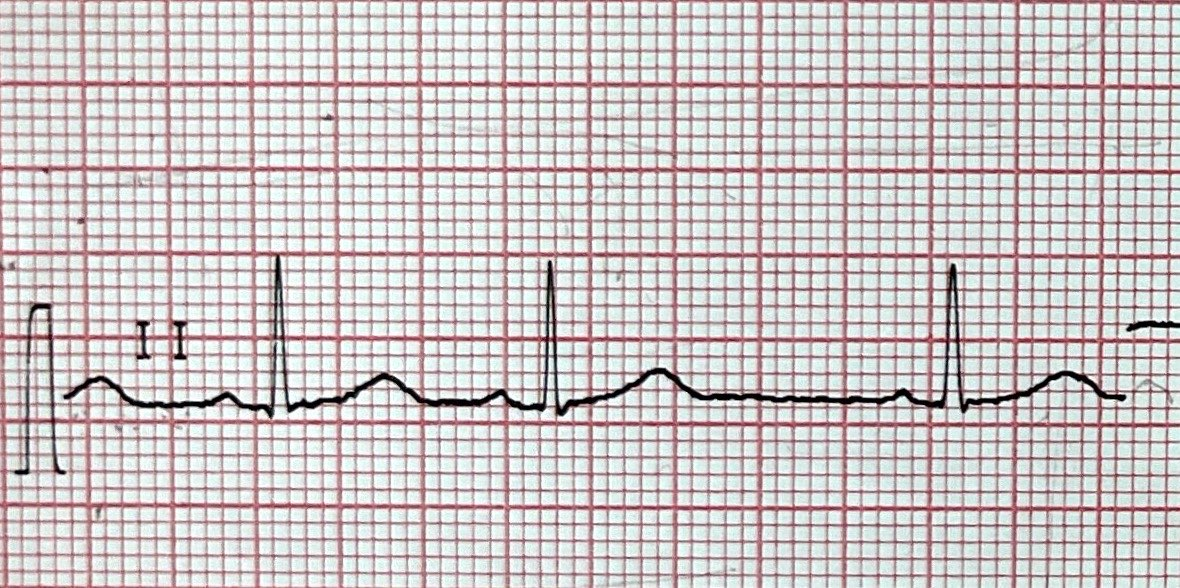
#> input picture img/default.jpg, 1180 x 588 px
$ python -i rectangle.py   (imports and definitions only)
#> lines starting #> are read from the running program, lines starting #| are printed output that depends on the picture; after the words box and inside, x2 and y2 are one past the last pixel; in counts of white or black regions, pixels touching at a corner belong together
import cv2

__all__ = []


def find_small_scale(image_path):
    # Read the input image
#> called with image_path = 'img/default.jpg'
    input_image = cv2.imread(image_path)
#> input_image is the input picture: shape (588, 1180, 3); mean B, G, R 197.8, 196.9, 204.6

    # Convert image to grayscale
    grayscale_image = cv2.cvtColor(input_image, cv2.COLOR_BGR2GRAY)
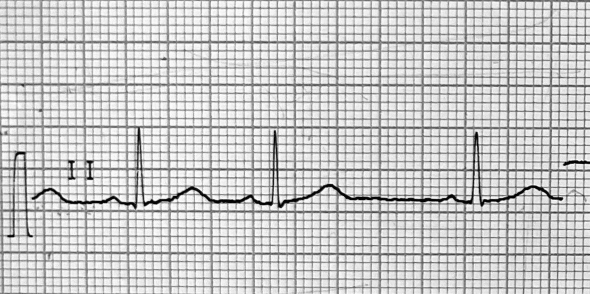
#> grayscale_image: shape (588, 1180) (shown at 1/2 size); min 0, max 255, mean 199.3

    # Convert to binary image
    _, binary_image = cv2.threshold(
        grayscale_image,
        150,
        255,
        cv2.THRESH_BINARY,
    )
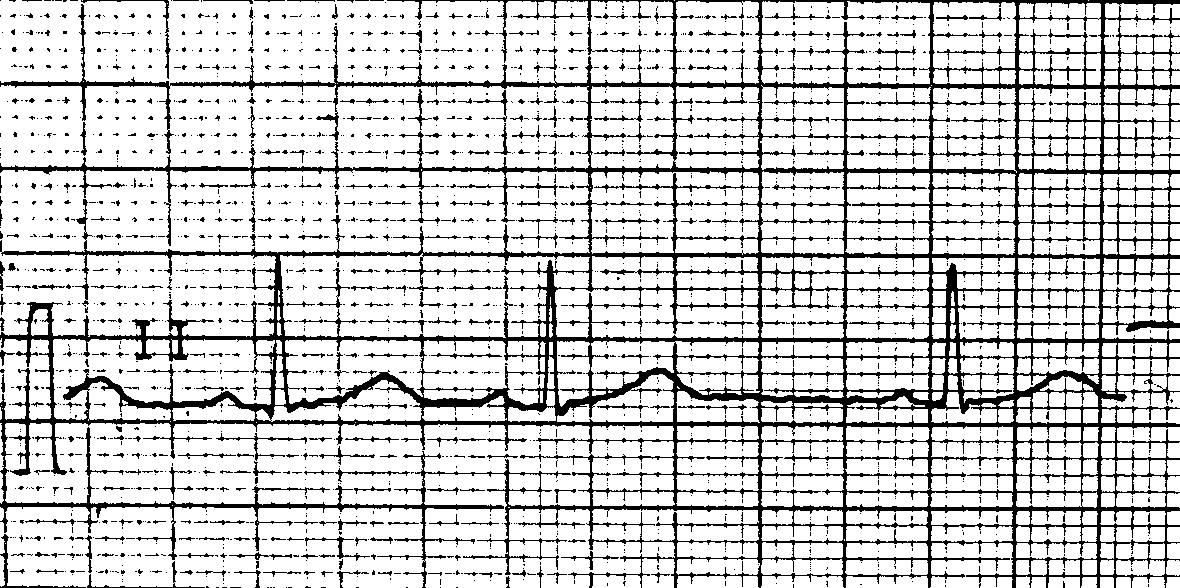
#> binary_image: shape (588, 1180); 81.8% white; 2085 black regions (1758 under 20 px)

    # Find all the contours
    all_contours, hierarchy = cv2.findContours(
        binary_image,
        cv2.RETR_LIST,
        cv2.CHAIN_APPROX_SIMPLE,
    )
#> all_contours = 2679 contours, 1737 with area under 20; largest, box (x1, y1, x2, y2) and area: (0, 0, 674, 169) 97854, (0, 170, 590, 337) 64564, (0, 473, 675, 588) 46645, (5, 423, 674, 506) 40264, (280, 253, 590, 338) 20516

    # Find mode
    variants = []
    axis_variants = []

    # Loop through individual contours
    for contour in all_contours:
        # Approximate contour to a polygon
        perimeter = cv2.arcLength(contour, True)
        approx = cv2.approxPolyDP(contour, 0.02 * perimeter, True)

        # Calculate aspect ratio and bounding box
        if len(approx) == 4:
            x, y, w, h = cv2.boundingRect(approx)
            axis_variants.append(y)

            if w == h:
                variants.append(h)
#> this loop made 2679 passes
#> (perimeter, approx, x, y, w, h) on passes 4, 6, 7, 11, 14, 15: (5.66, [[775, 583], [776, 582], [777, 583], [776, 584]], 775, 582, 3, 3), (5.66, [[222, 583], [223, 582], [224, 583], [223, 584]], 222, 582, 3, 3), (5.66, [[911, 581], [912, 580], [913, 581], [912, 582]], 911, 580, 3, 3), (5.66, [[121, 581], [122, 580], [123, 581], [122, 582]], 121, 580, 3, 3), (5.66, [[489, 580], [490, 579], [491, 580], [490, 581]], 489, 579, 3, 3), (5.66, [[473, 580], [474, 579], [475, 580], [474, 581]], 473, 579, 3, 3)
#> after the loop, axis_variants = 840 values, max 582 at index 0, min 1 at index 838, mean 290.3; variants = 767 values, max 15 at index 37, min 3 at index 0, mean 3.14

            # aspect_ratio = float(w) / h
            # print(np.ndarray.tolist(approx))
            # Draw bounding box
            # cv2.drawContours(input_image, [approx], -1, (0, 255, 0), 3)

    axis_variants = list(set(axis_variants))
#> axis_variants = 390 values from 1 to 582
    axis_variants.sort()

    # Display the result
    # cv2.imshow("Detected Rectangles", input_image)
    # cv2.waitKey(0)
    # cv2.destroyAllWindows()

    return max(set(variants), key=variants.count), axis_variants

>>> result = find_small_scale('img/default.jpg')

$ run again, on img/magic.jpg
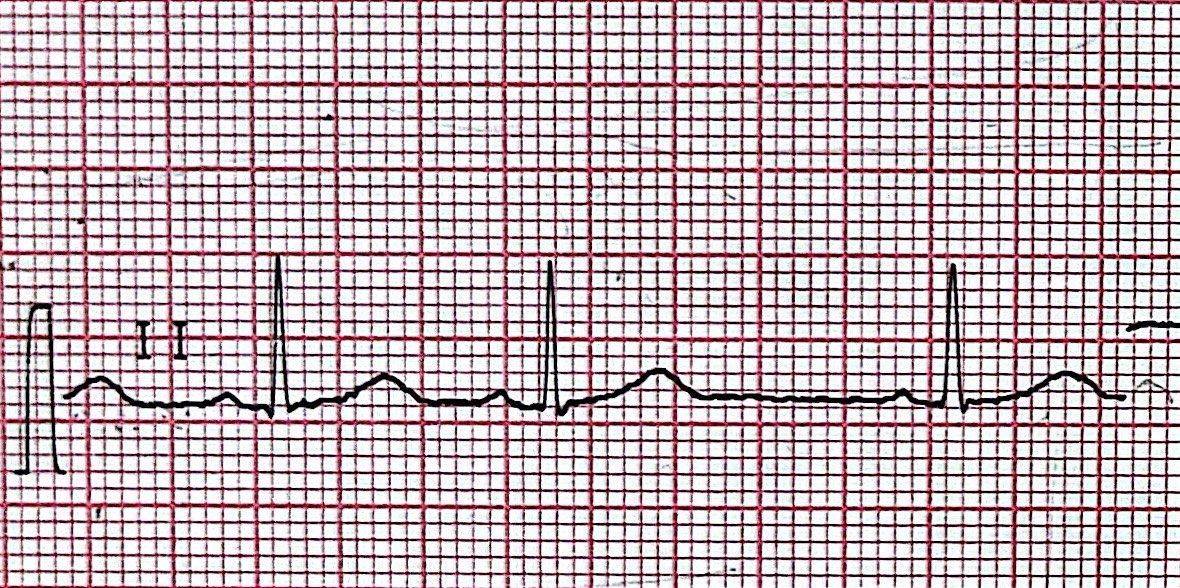
#> input picture img/magic.jpg, 1180 x 588 px
#> in find_small_scale, input_image is the input picture: shape (588, 1180, 3); mean B, G, R 184.7, 179.1, 195.6
#> in find_small_scale, `grayscale_image = cv2.cvtColor(input_image, cv2.COLOR_BGR2GRAY)`:
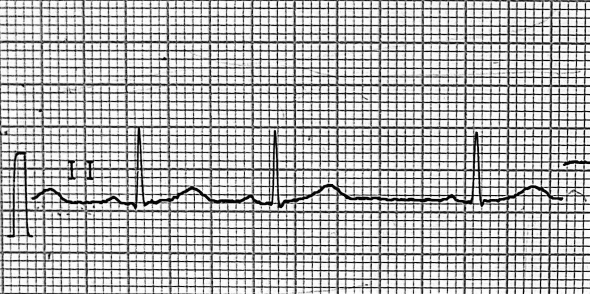
#> grayscale_image: shape (588, 1180) (shown at 1/2 size); min 0, max 255, mean 184.7
#> in find_small_scale, `_, binary_image = cv2.threshold( grayscale_image, 150, 255, cv2.THRESH..`:
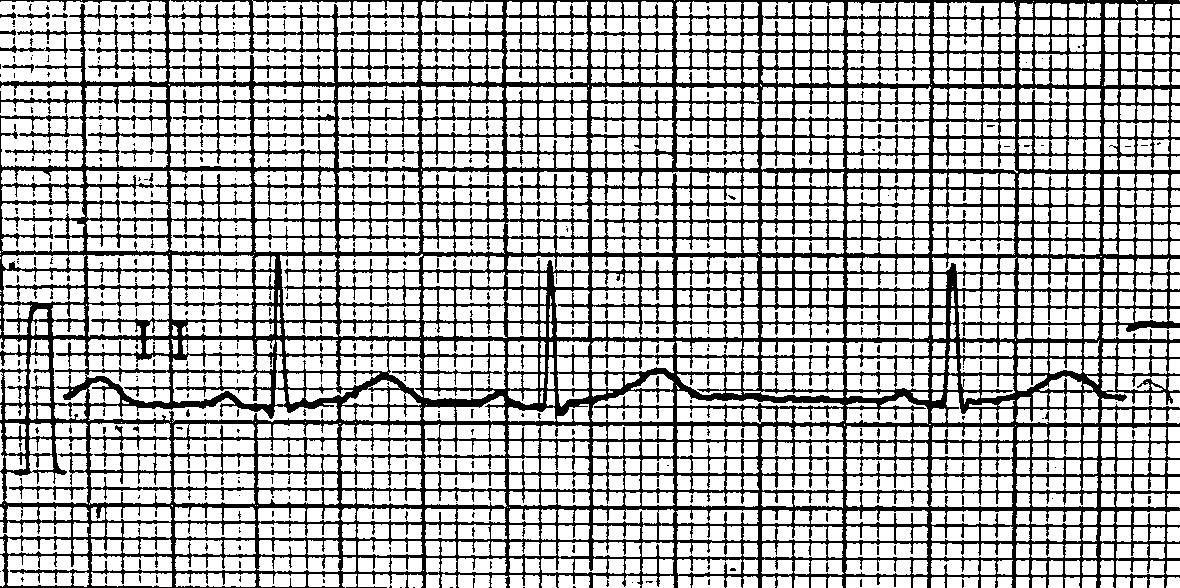
#> binary_image: shape (588, 1180); 71.1% white; 456 black regions (411 under 20 px)
#> all_contours = 1798 contours, 318 with area under 20; largest, box (x1, y1, x2, y2) and area: (0, 1, 166, 83) 7156, (86, 170, 169, 236) 3046, (5, 439, 88, 504) 3040, (1, 118, 84, 167) 2767, (1, 203, 85, 252) 2752
#> the loop in find_small_scale, `for contour in all_contours:` made 1798 passes
#> (perimeter, approx, x, y, w, h) on passes 1, 13, 15, 18, 26: (5.66, [[631, 582], [632, 581], [633, 582], [632, 583]], 631, 581, 3, 3), (50.49, [[1064, 578], [1065, 587], [1079, 587], [1079, 577]], 1064, 577, 16, 11), (46.24, [[1032, 578], [1032, 587], [1045, 587], [1045, 577]], 1032, 577, 14, 11), (48.24, [[981, 577], [981, 587], [994, 587], [995, 577]], 981, 577, 15, 11), (48.83, [[795, 576], [794, 587], [808, 587], [808, 577]], 794, 576, 15, 12)
#> after the loop in find_small_scale, `for contour in all_contours:`: axis_variants = 396 values, max 581 at index 0, min 2 at index 389, mean 285.1; variants = 143 values, max 16 at index 115, min 3 at index 0, mean 11.64
#> in find_small_scale, `axis_variants = list(set(axis_variants))`: axis_variants = 154 values, max 581 at index 40, min 2 at index 0, mean 290

$ run again, on img/magic_CUT.jpg
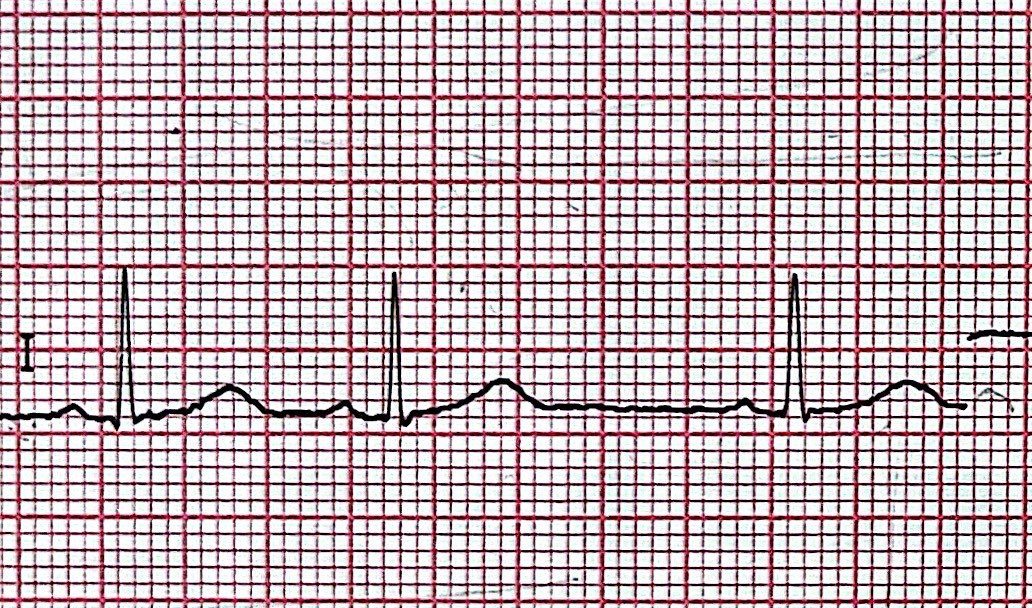
#> input picture img/magic_CUT.jpg, 1032 x 608 px
#> in find_small_scale, input_image is the input picture: shape (608, 1032, 3); mean B, G, R 182.7, 177, 194.6
#> in find_small_scale, `grayscale_image = cv2.cvtColor(input_image, cv2.COLOR_BGR2GRAY)`:
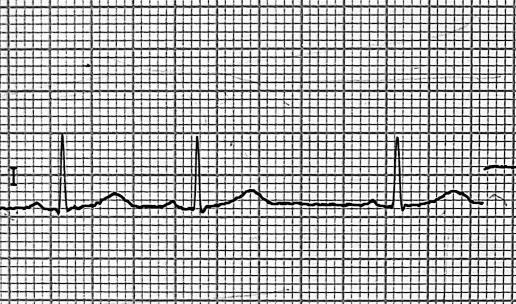
#> grayscale_image: shape (608, 1032) (shown at 1/2 size); min 0, max 255, mean 182.9
#> in find_small_scale, `_, binary_image = cv2.threshold( grayscale_image, 150, 255, cv2.THRESH..`:
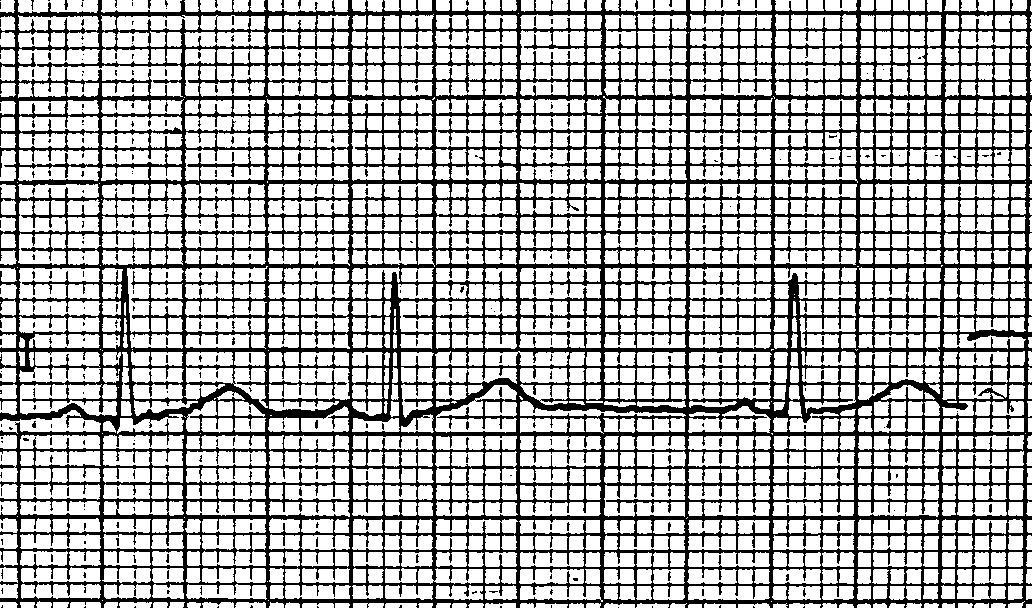
#> binary_image: shape (608, 1032); 70.4% white; 337 black regions (313 under 20 px)
#> all_contours = 1723 contours, 247 with area under 20; largest, box (x1, y1, x2, y2) and area: (50, 65, 183, 97) 1930, (268, 368, 350, 400) 1868, (435, 385, 517, 433) 1578, (19, 268, 100, 299) 1519, (20, 384, 117, 416) 1397
#> the loop in find_small_scale, `for contour in all_contours:` made 1723 passes
#> (perimeter, approx, x, y, w, h) on passes 1, 9, 28, 39, 44, 45: (16, [[1026, 604], [1026, 607], [1031, 607], [1031, 604]], 1026, 604, 6, 4), (35.66, [[889, 607], [903, 607], [904, 604], [891, 603]], 889, 603, 16, 5), (34.83, [[436, 607], [449, 607], [450, 603], [437, 603]], 436, 603, 15, 5), (38.24, [[169, 607], [182, 607], [184, 602], [170, 602]], 169, 602, 16, 6), (38.83, [[53, 607], [66, 607], [68, 602], [53, 602]], 53, 602, 16, 6), (36.83, [[20, 602], [21, 607], [33, 607], [34, 602]], 20, 602, 15, 6)
#> after the loop in find_small_scale, `for contour in all_contours:`: axis_variants = 462 values, max 604 at index 0, min 0 at index 452, mean 284.3; variants = 169 values, max 16 at index 36, min 3 at index 0, mean 11.53
#> in find_small_scale, `axis_variants = list(set(axis_variants))`: axis_variants = 119 values, max 604 at index 36, min 0 at index 0, mean 291.2
